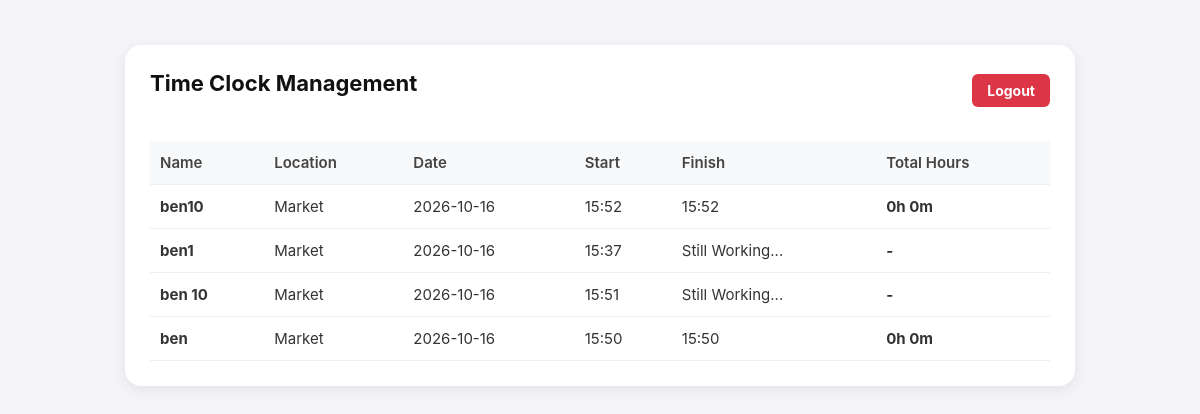
Before: /admin (signed in) with the older database file.
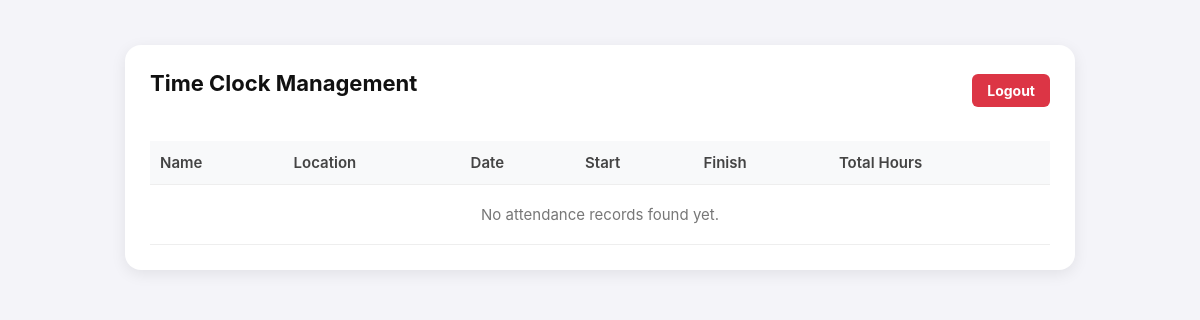
After: the same page with the newer database file.
### tables this page shows
CREATE TABLE attendance (
            id INTEGER PRIMARY KEY AUTOINCREMENT,
            name TEXT NOT NULL,
            action TEXT NOT NULL,
            location TEXT NOT NULL,
            timestamp TEXT NOT NULL
        );

### app.py (the view)
@app.route('/admin')
def admin_dashboard():
    if not session.get('logged_in'):
        return redirect(url_for('admin_login'))
    conn = sqlite3.connect(DB_NAME)
    cursor = conn.cursor()
    cursor.execute('SELECT name, action, location, timestamp FROM attendance ORDER BY timestamp ASC')
    rows = cursor.fetchall()
    conn.close()
    sessions_dict = {} # Key: (name, date), Value: {'in': time, 'out': time, 'location': loc}
    report_rows = []
    for row in rows:
        name, action, location, timestamp = row
        dt = datetime.strptime(timestamp, '%Y-%m-%d %H:%M:%S')
        date_str = dt.strftime('%Y-%m-%d')
        time_str = dt.strftime('%H:%M:%S')
        key = (name, date_str)
        if action == 'Clock In':
            sessions_dict[key] = {'name': name, 'location': location, 'date': date_str, 'in': dt, 'out': None}
        elif action == 'Clock Out':
            if key in sessions_dict:
                sessions_dict[key]['out'] = dt
    for key, data in sorted(sessions_dict.items(), reverse=True):
        start_dt = data['in']
        out_dt = data['out']
        start_formatted = start_dt.strftime('%H:%M') if start_dt else '-'
        finish_formatted = out_dt.strftime('%H:%M') if out_dt else 'Still Working...'
        hours_str = '-'
        if out_dt and start_dt:
            diff = out_dt - start_dt
            total_seconds = diff.total_seconds()
            hours = int(total_seconds // 3600)
            minutes = int((total_seconds % 3600) // 60)
            hours_str = f"{hours}h {minutes}m"
        report_rows.append({
            'name': data['name'],
            'location': data['location'],
            'date': data['date'],
            'start': start_formatted,
            'finish': finish_formatted,
            'hours': hours_str
        })
    return render_template('admin.html', rows=report_rows)

### templates/admin.html (shortened to what this page needs)
<!DOCTYPE html>
<html lang="en">
<head>
    <link rel="stylesheet" href="{{ url_for('static', filename='style.css') }}">
</head>
<body>
    <div class="admin-container">
        <div class="header-flex">
            <h2>Time Clock Management</h2>
            <a href="/admin/logout" class="logout-btn">Logout</a>
        </div>
        <div class="table-container">
            <table>
                <thead>
                    <tr>
                        <th>Name</th>
                        <th>Location</th>
                        <th>Date</th>
                        <th>Start</th>
                        <th>Finish</th>
                        <th>Total Hours</th>
                    </tr>
                </thead>
                <tbody>
                    {% for row in rows %}
                    <tr>
                        <td><strong>{{ row.name }}</strong></td>
                        <td>{{ row.location }}</td>
                        <td>{{ row.date }}</td>
                        <td>{{ row.start }}</td>
                        <td>{{ row.finish }}</td>
                        <td><strong>{{ row.hours }}</strong></td>
                    </tr>
                    {% else %}
                    <tr>
                        <td colspan="6" style="text-align: center; color: #777; padding: 20px;">No attendance records found yet.</td>
                    </tr>
                    {% endfor %}
                </tbody>
            </table>
        </div>
    </div>
</body>
</html>

### static/style.css (style rules this page uses)
body { font-family: -apple-system, BlinkMacSystemFont, "Segoe UI", Roboto, Helvetica, Arial, sans-serif; background: #f4f4f9; color: #333; margin: 0; padding: 15px; -webkit-text-size-adjust: 100%; }
h2 { font-size: 22px; margin-top: 0; margin-bottom: 15px; color: #111; }
.table-container { width: 100%; overflow-x: auto; }
table { width: 100%; margin-top: 10px; font-size: 13px; border-collapse: collapse; text-align: left; white-space: nowrap; }
th, td { padding: 10px 8px; border-bottom: 1px solid #eee; }
th { color: #666; font-weight: 600; }

### templates/admin.html (style rules this page uses)
.admin-container { max-width: 900px; margin: 30px auto; background: white; padding: 25px; border-radius: 16px; box-shadow: 0 4px 15px rgba(0,0,0,0.08); text-align: left; }
.header-flex { display: flex; justify-content: space-between; align-items: center; margin-bottom: 20px; }
.logout-btn { background: #dc3545; color: white; padding: 8px 15px; border-radius: 6px; text-decoration: none; font-size: 14px; font-weight: bold; }
table { width: 100%; border-collapse: collapse; margin-top: 10px; font-size: 15px; }
th, td { padding: 12px 10px; border-bottom: 1px solid #eee; text-align: left; }
th { background: #f8f9fa; color: #444; }

Changed rows visible on the page:
removed attendance: name "ben10", location "Market", date "2026-10-16", start "15:52", finish "15:52", hours "0h 0m"
removed attendance: name "ben1", location "Market", date "2026-10-16", start "15:37", finish "Still Working...", hours "-"
removed attendance: name "ben 10", location "Market", date "2026-10-16", start "15:51", finish "Still Working...", hours "-"
removed attendance: name "ben", location "Market", date "2026-10-16", start "15:50", finish "15:50", hours "0h 0m"
Other visible differences:
text now shown: "No attendance records found yet."
